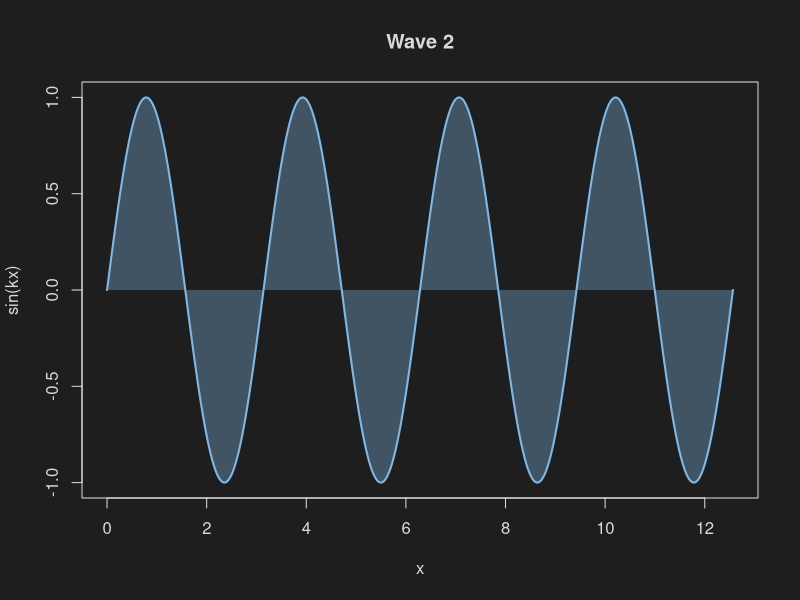
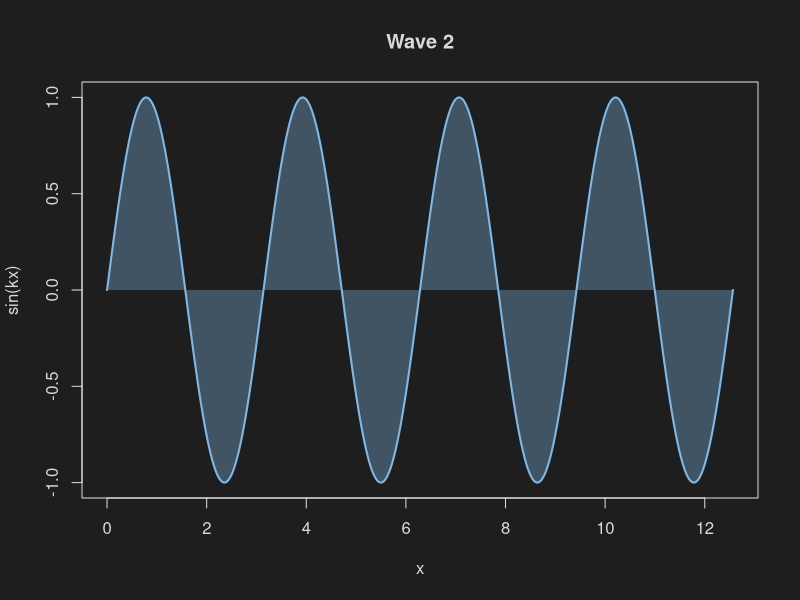
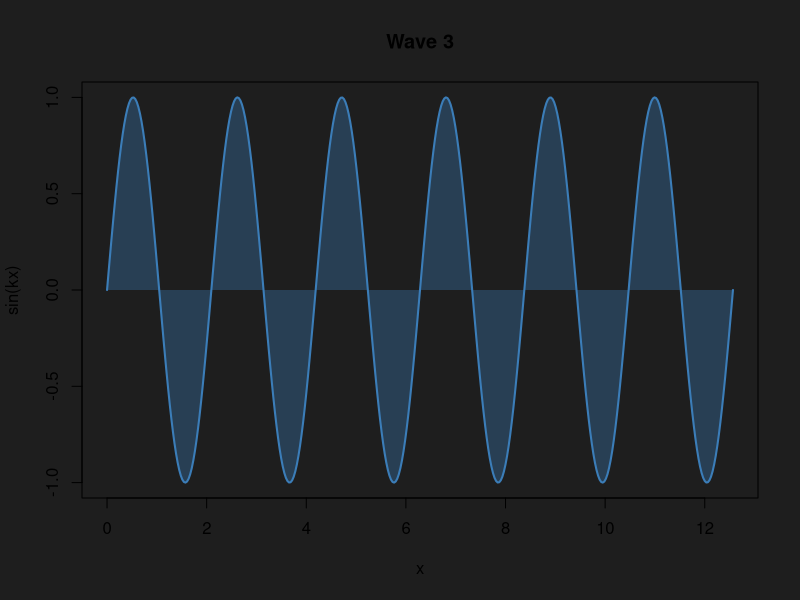
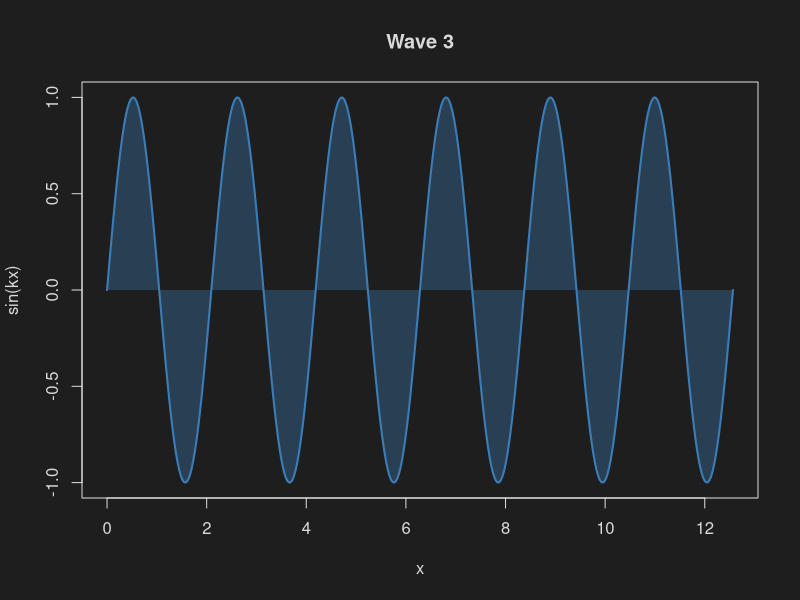
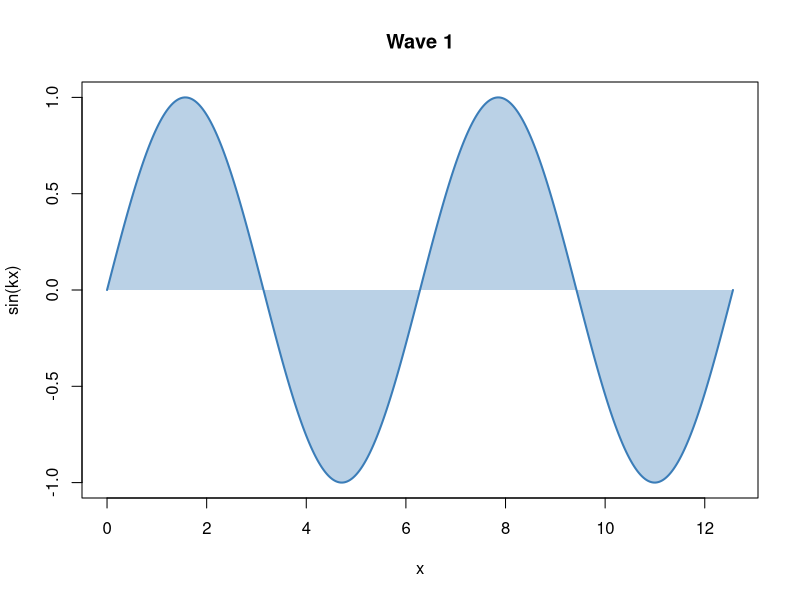
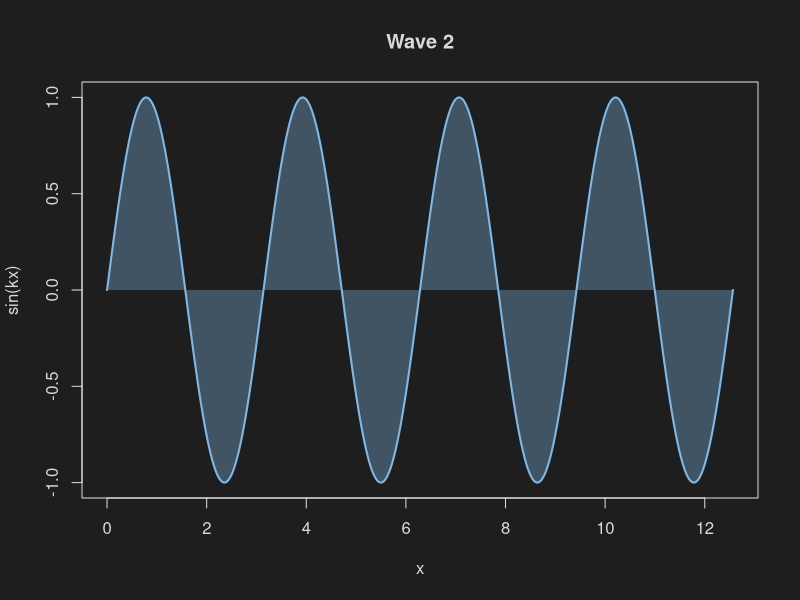
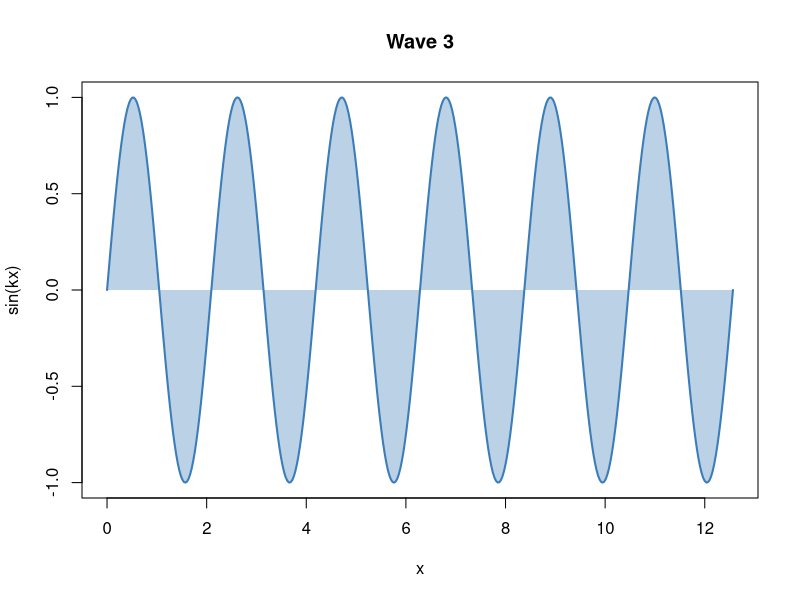

These charts were generated, in order, by the following R code:
## ---- chunk 1
wave <- function(k = 1, ink = "black", paper = NULL, col = "#3B7DB8") {
  if (!is.null(paper)) {
    par(bg = paper)
  }
  par(fg = ink, col.axis = ink, col.lab = ink, col.main = ink)
  x <- seq(0, 4 * pi, length.out = 400)
  plot(
    x,
    sin(k * x),
    type = "n",
    main = paste("Wave", k),
    xlab = "x",
    ylab = "sin(kx)"
  )
  polygon(
    c(x, rev(x)),
    c(sin(k * x), rep(0, length(x))),
    col = adjustcolor(col, 0.35),
    border = NA
  )
  lines(x, sin(k * x), lwd = 2, col = col)
}
## ---- chunk 2
#| panzoom: true
#| fig-alt: "A sine curve in light blue on a near-black background"
#| fig-cap: >-
#|   Wave 2: y = sin(2x); the area between the curve and y = 0 is shaded.

wave(k = 2, ink = "gray85", paper = "#1E1E1E", col = "#7FB8E6")
## ---- chunk 3
#| panzoom:
#|   backdrop: "rgba(225, 225, 225, 0.92)"
#| fig-alt: "A sine curve in light blue on a near-black background"
#| fig-cap: >-
#|   Wave 2: y = sin(2x); the area between the curve and y = 0 is shaded.

wave(k = 2, ink = "gray85", paper = "#1E1E1E", col = "#7FB8E6")
## ---- chunk 4
#| panzoom: true
#| dev: ragg_png
#| dev.args: !expr list(bg = "transparent")
#| fig-alt: "A sine curve in blue with black axes on a transparent background"
#| fig-cap: >-
#|   Wave 3: y = sin(3x); the area between the curve and y = 0 is shaded.

wave(k = 3)
## ---- chunk 5
#| panzoom: true
#| dev: ragg_png
#| dev.args: !expr list(bg = "transparent")
#| fig-alt: >-
#|   A sine curve in blue with light gray axes on a transparent background
#| fig-cap: >-
#|   Wave 3: y = sin(3x); the area between the curve and y = 0 is shaded.

wave(k = 3, ink = "gray85")
## ---- chunk 6
#| panzoom:
#|   group: light-dark
#| dev: ragg_png
#| dev.args: !expr list(bg = "transparent")
#| fig-alt:
#|   - "A sine curve in blue with black axes on a white background"
#|   - "A sine curve in light blue on a near-black background"
#|   - "A sine curve in blue with black axes on a transparent background"
#| fig-cap:
#|   - >-
#|     Wave 1: y = sin(x); the area between the curve and y = 0 is shaded.
#|   - >-
#|     Wave 2: y = sin(2x); the area between the curve and y = 0 is shaded.
#|   - >-
#|     Wave 3: y = sin(3x); the area between the curve and y = 0 is shaded.

wave(k = 1, paper = "white")
wave(k = 2, ink = "gray85", paper = "#1E1E1E", col = "#7FB8E6")
wave(k = 3, paper = "transparent")
